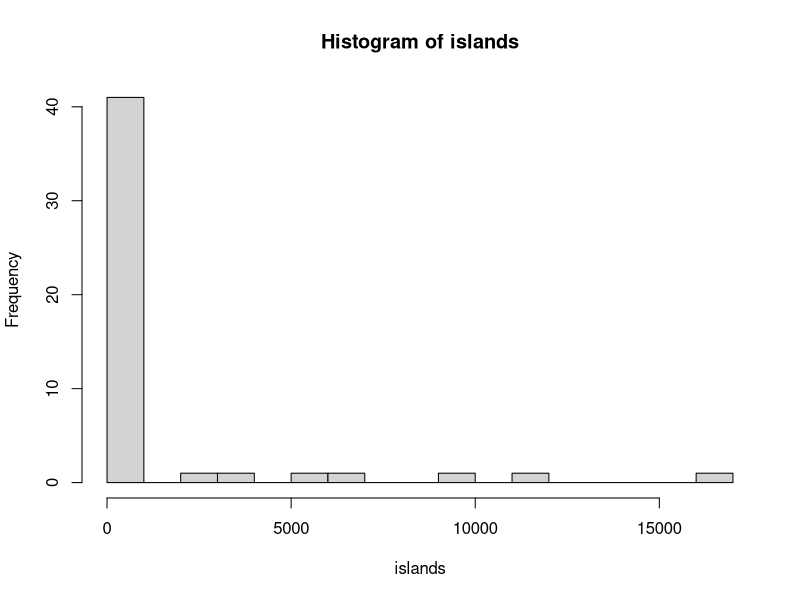
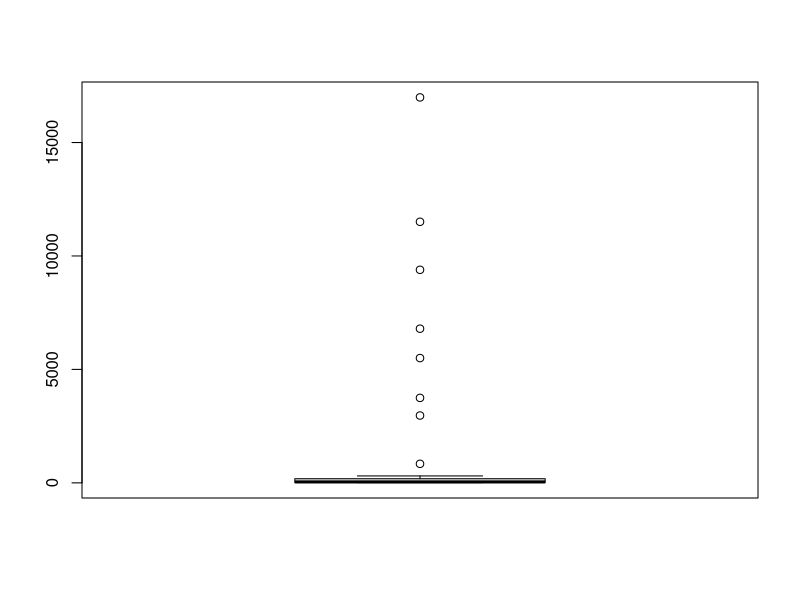
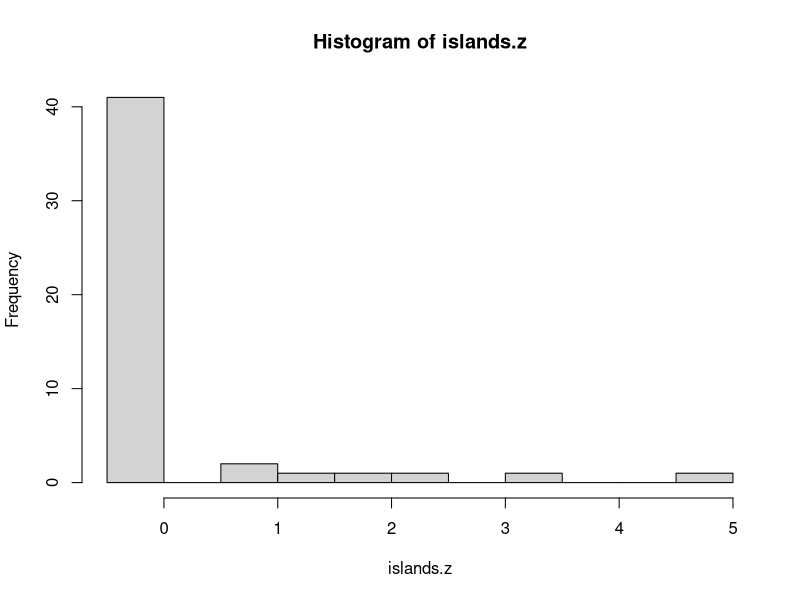
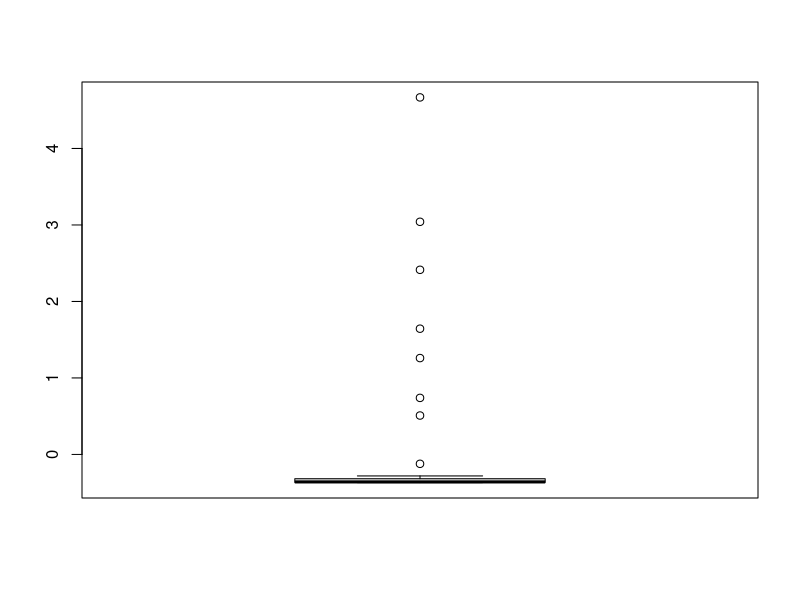
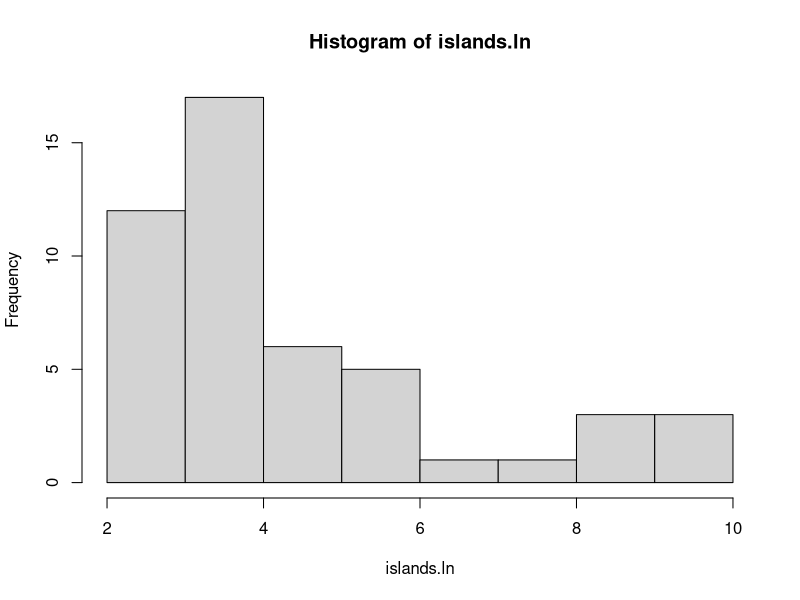
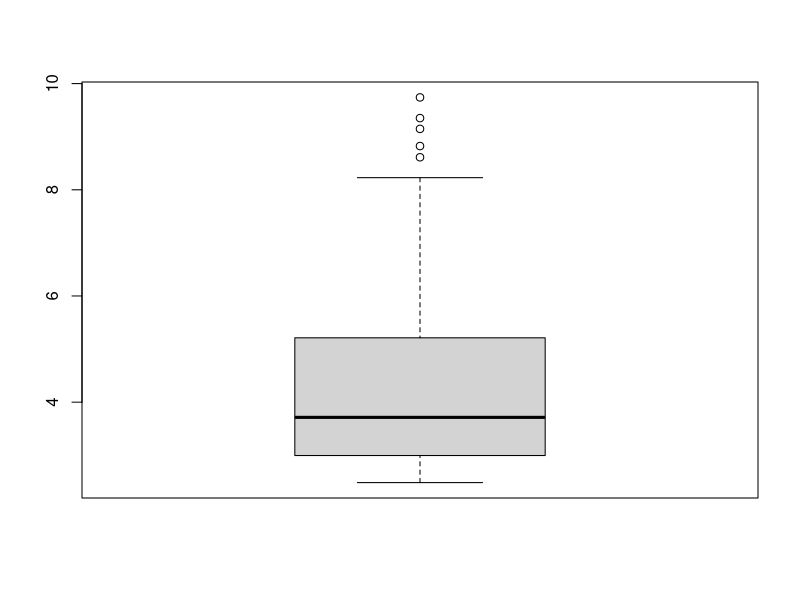
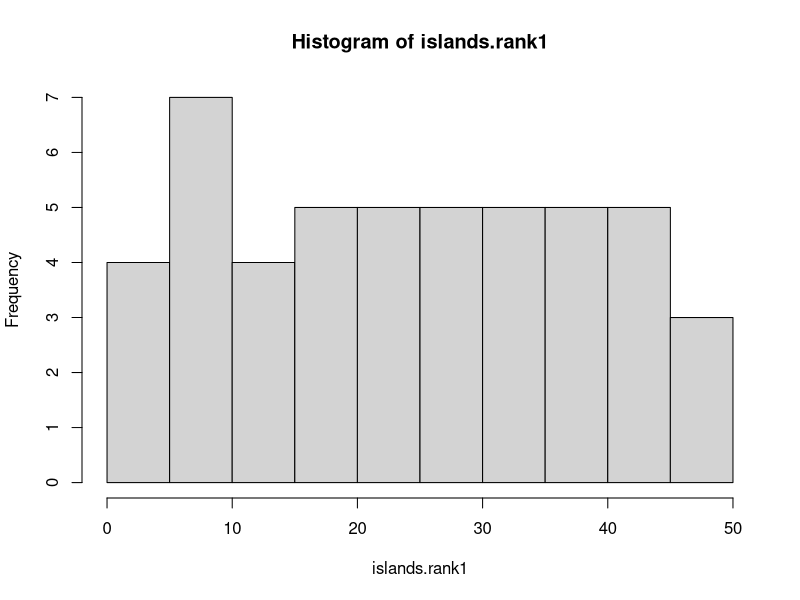
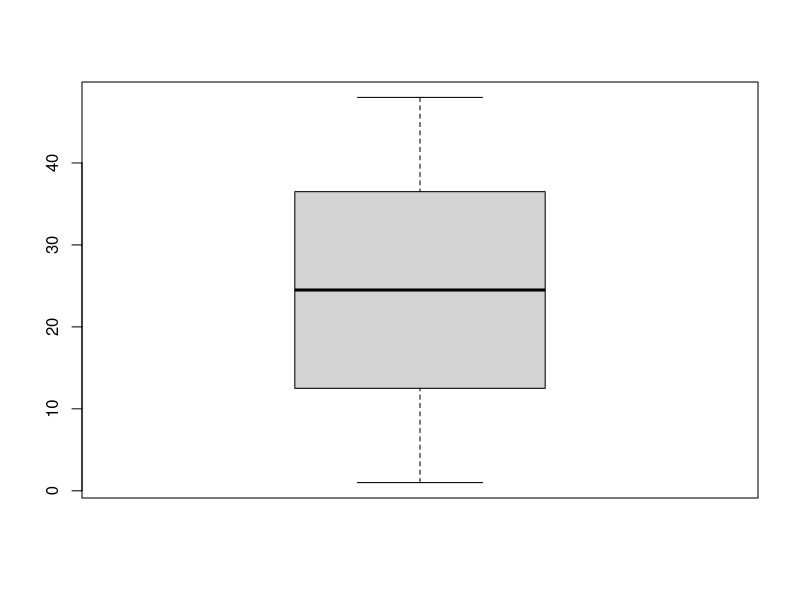

Reproduce these figures in R, in order.
# Transforming variables

# Load Data
require("datasets")
# The areas in thousands of square miles of the
# landmasses which exceed 10,000 square miles.
?islands
islands
hist(islands, breaks = 16)
boxplot(islands)

# z-scores
islands.z <- scale(islands)  # M = 0, SD = 1
islands.z  # Makes matrix with attribute information
hist(islands.z, breaks = 16)  # Histogram of z-scores
boxplot(islands.z)  # Boxplot of z-scores
mean(islands.z)  # M should equal 0
round(mean(islands.z), 2)  # Round off to see M = 0
sd(islands.z)  # SD = 1
attr(islands.z, "scaled:center")  # Show original mean
attr(islands.z, "scaled:scale")  # Showoriginal SD
islands.z <- as.numeric(islands.z)  # Converts from matrix back to numeric
islands.z

# Logarithmic Transformations
islands.ln <- log(islands)  # Natural log (base = e)
# islands.log10 <- log10(islands)  # Common log (base = 10)
# islands.log2 <- log2(islands)  # Binary log (base = 2)
hist(islands.ln)
boxplot(islands.ln)
# Note: Add 1 to avoid undefined logs when X = 0
# x.ln <- log(x + 1)

# Squaring
# For negatively skewed variables
# Distribution may need to be recentered so that all values are positive (0 is okay)

# Ranking
islands.rank1 <- rank(islands)
hist(islands.rank1)
boxplot(islands.rank1)
# ties.method = c("average", "first", "random", "max", "min")
islands.rank2 <- rank(islands, ties.method = "random")
hist(islands.rank2)
boxplot(islands.rank2)

# Dichotomizing
# Use wisely and purposefully!
# Split at 1000 (= 1,000,000 square miles)
# ifelse is the conditional element selection
continent <- ifelse(islands > 1000, 1, 0)
continent

rm(list = ls())  # Clean up